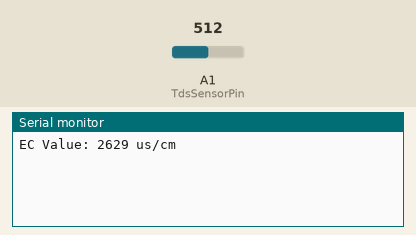
Simulated run of this sketch. Board: Arduino Uno, built with avr-gcc and run on an emulated ATmega328P. Parts: the last lines printed to the serial monitor. Inputs (shaded band) come from the test bench; at power-on: A1 (TdsSensorPin) = 512.

Above: at 1.2 s.
1.3 s: A1 (TdsSensorPin) set to 716
At 1.9 s:
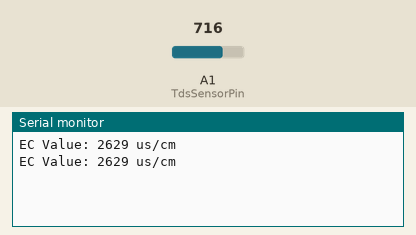
2.8 s: A1 (TdsSensorPin) set to 810
At 3.9 s:
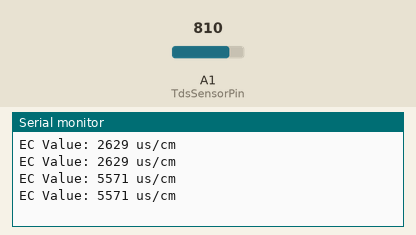
Timing chart, 0 to 5.8 s (numbered marks = the images above; inputs shaded):
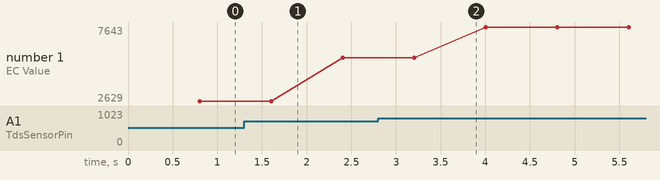

The sketch:

tds.ino
```cpp
#define TdsSensorPin A1
#define VREF 5.0
#define SCOUNT 30

int analogBuffer[SCOUNT];
int analogBufferTemp[SCOUNT];
int analogBufferIndex = 0, copyIndex = 0;

float averageVoltage = 0;
float ecValue = 0;          // 单位：µS/cm
float temperature = 25.0;   // 温度补偿基准

void setup() {
  Serial.begin(115200);
  pinMode(TdsSensorPin, INPUT);
}

void loop() {
  static unsigned long analogSampleTimepoint = millis();

  // 每 40ms 采样一次
  if (millis() - analogSampleTimepoint > 40U) {
    analogSampleTimepoint = millis();

    analogBuffer[analogBufferIndex] = analogRead(TdsSensorPin);
    analogBufferIndex++;

    if (analogBufferIndex == SCOUNT) {
      analogBufferIndex = 0;
    }
  }

  static unsigned long printTimepoint = millis();

  // 每 800ms 输出一次
  if (millis() - printTimepoint > 800U) {
    printTimepoint = millis();

    for (copyIndex = 0; copyIndex < SCOUNT; copyIndex++) {
      analogBufferTemp[copyIndex] = analogBuffer[copyIndex];
    }

    // 中值滤波并换算电压
    averageVoltage = getMedianNum(analogBufferTemp, SCOUNT) * VREF / 1024.0;

    // 温度补偿至 25℃
    float compensationCoefficient = 1.0 + 0.02 * (temperature - 25.0);
    float compensationVoltage = averageVoltage / compensationCoefficient;

    // EC 换算，单位：µS/cm
    ecValue = 133.42 * compensationVoltage * compensationVoltage * compensationVoltage
            - 255.86 * compensationVoltage * compensationVoltage
            + 857.39 * compensationVoltage;

    Serial.print("EC Value: ");
    Serial.print(ecValue, 0);
    Serial.println(" us/cm");

    // 若要以 mS/cm 显示：
    // Serial.print("EC Value: ");
    // Serial.print(ecValue / 1000.0, 3);
    // Serial.println(" mS/cm");
  }
}

int getMedianNum(int bArray[], int iFilterLen) {
  int bTab[iFilterLen];

  for (byte i = 0; i < iFilterLen; i++) {
    bTab[i] = bArray[i];
  }

  int i, j, bTemp;

  for (j = 0; j < iFilterLen - 1; j++) {
    for (i = 0; i < iFilterLen - j - 1; i++) {
      if (bTab[i] > bTab[i + 1]) {
        bTemp = bTab[i];
        bTab[i] = bTab[i + 1];
        bTab[i + 1] = bTemp;
      }
    }
  }

  if ((iFilterLen & 1) > 0) {
    bTemp = bTab[(iFilterLen - 1) / 2];
  } else {
    bTemp = (bTab[iFilterLen / 2] + bTab[iFilterLen / 2 - 1]) / 2;
  }

  return bTemp;
}
```

Measured:
- plotted number 1: 2629 → 5571 after the input at 1.3 s, 5571 → 7643 after the input at 2.8 s
